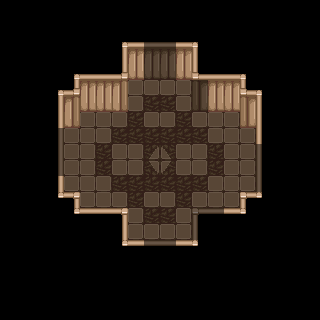

Below is a game level as drawn by its tile map, then a one-line description and the .tmx that defines it (tile-layer data replaced by summaries):
An orthogonal 20x20 tile map with 16x16 px tiles, 10 tile layers (Ground, PhaseWalls, Walls, BottomWalls, ...) and 1 object (BoonSpawn).

<map version="1.10" tiledversion="1.11.2" orientation="orthogonal" renderorder="right-down" width="20" height="20" tilewidth="16" tileheight="16" infinite="0" nextlayerid="14" nextobjectid="2">
 <properties>
  <property name="unity:SortingLayer" value="Walls" />
  <property name="unity:SortingOrder" value="10" />
  <property name="unity:layer" value="IgnoreProjectile" />
 </properties>
 <tileset firstgid="1" source="../Tilesets/SpriteSheetGeneral.tsx" />
 <layer id="1" name="Ground" width="20" height="20">
  <properties>
   <property name="unity:SortingLayer" value="Ground" />
  </properties>
  <data>[400 cells, 120 non-empty, 3 distinct tile ids]</data>
 </layer>
 <layer id="11" name="PhaseWalls" width="20" height="20">
  <properties>
   <property name="unity:SortingLayer" value="Walls" />
   <property name="unity:layer" value="IgnoreProjectile" />
  </properties>
  <data>[400 cells, 18 non-empty, 3 distinct tile ids]</data>
 </layer>
 <layer id="2" name="Walls" width="20" height="20">
  <properties>
   <property name="unity:SortingLayer" value="Walls" />
   <property name="unity:layer" value="Wall" />
  </properties>
  <data>[400 cells, 114 non-empty, 13 distinct tile ids]</data>
 </layer>
 <layer id="3" name="BottomWalls" width="20" height="20">
  <properties>
   <property name="unity:SortingLayer" value="Entities" />
   <property name="unity:SortingOrder" type="int" value="100" />
   <property name="unity:layer" value="IgnorePlayer" />
  </properties>
  <data>[400 cells, 18 non-empty, 3 distinct tile ids]</data>
 </layer>
 <layer id="4" name="WestExit" width="20" height="20">
  <properties>
   <property name="unity:SortingLayer" value="Entities" />
   <property name="unity:SortingOrder" type="int" value="101" />
   <property name="unity:layer" value="Wall" />
  </properties>
  <data>[400 cells, 24 non-empty, 2 distinct tile ids]</data>
 </layer>
 <layer id="5" name="EastExit" width="20" height="20">
  <properties>
   <property name="unity:SortingLayer" value="Entities" />
   <property name="unity:SortingOrder" type="int" value="101" />
   <property name="unity:layer" value="Wall" />
  </properties>
  <data>[400 cells, 24 non-empty, 2 distinct tile ids]</data>
 </layer>
 <layer id="6" name="SouthExit" width="20" height="20">
  <properties>
   <property name="unity:SortingLayer" value="Entities" />
   <property name="unity:SortingOrder" type="int" value="100" />
   <property name="unity:layer" value="Wall" />
  </properties>
  <data>[400 cells, 20 non-empty, 2 distinct tile ids]</data>
 </layer>
 <layer id="7" name="NorthExit" width="20" height="20">
  <properties>
   <property name="unity:SortingLayer" value="Walls" />
   <property name="unity:SortingOrder" type="int" value="10" />
   <property name="unity:layer" value="Wall" />
  </properties>
  <data>[400 cells, 16 non-empty, 3 distinct tile ids]</data>
 </layer>
 <layer id="12" name="NorthPhaseWall" width="20" height="20">
  <properties>
   <property name="unity:SortingLayer" value="Walls" />
   <property name="unity:SortingOrder" value="10" />
   <property name="unity:layer" value="IgnoreProjectile" />
  </properties>
  <data>[400 cells, 4 non-empty, 1 distinct tile ids]</data>
 </layer>
 <layer id="8" name="EntryCollider" width="20" height="20" opacity="0.5">
  <properties>
   <property name="unity:IsTrigger" type="bool" value="true" />
   <property name="unity:ignore" value="Visual" />
   <property name="unity:layer" value="ZoneCollider" />
  </properties>
  <data>[400 cells, 128 non-empty, 1 distinct tile ids]</data>
 </layer>
 <objectgroup id="9" name="Doors">
  <object id="1" name="BoonSpawn" type="BoonSpawn" gid="106" x="151.875" y="167.875" width="16" height="16" />
 </objectgroup>
</map>
